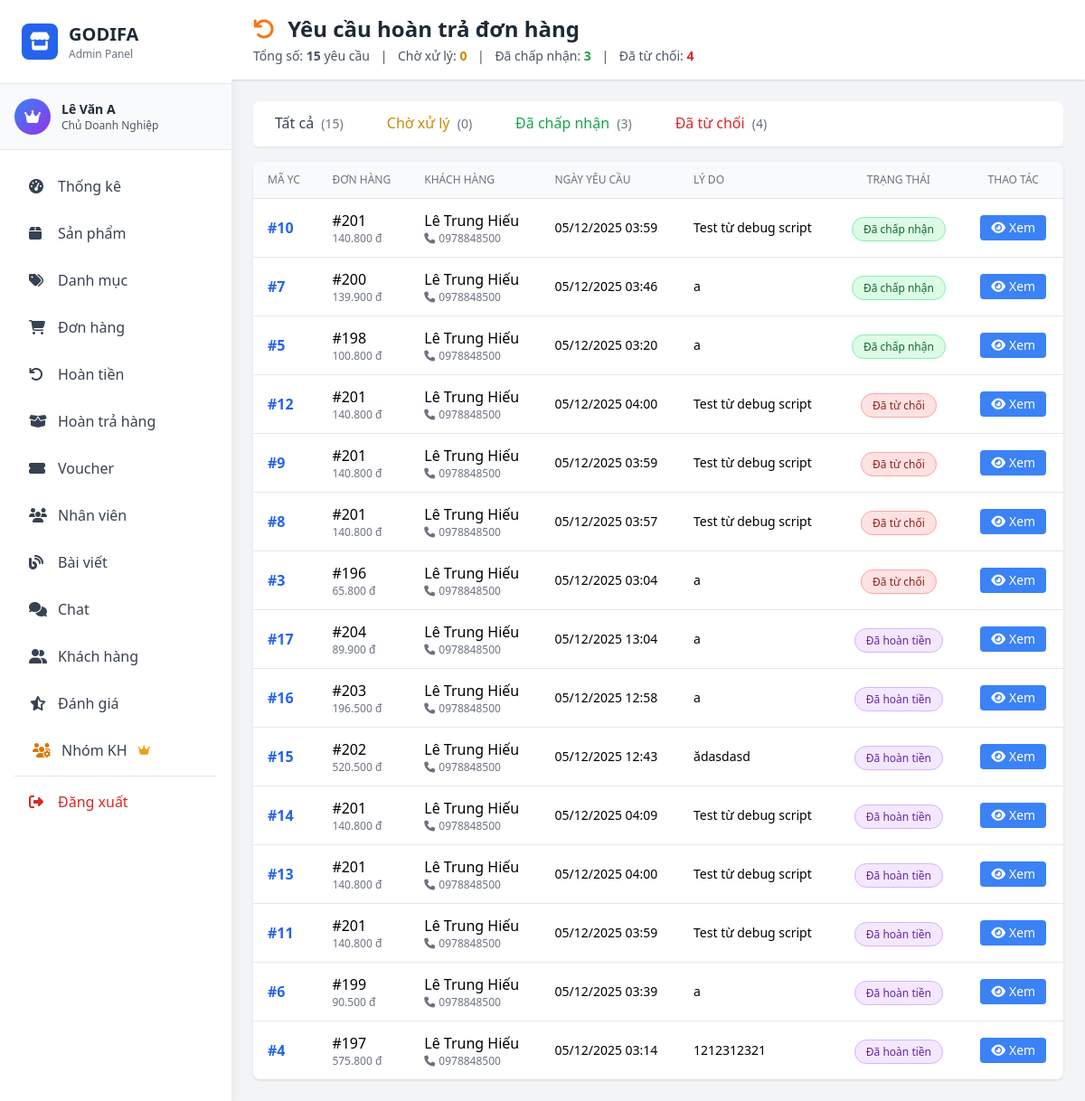
The page /admin/pages/return_requests.php (signed in) on the database its author committed.
### tables this page shows
CREATE TABLE IF NOT EXISTS `return_requests` (
  `returnID` int NOT NULL AUTO_INCREMENT,
  `orderID` int NOT NULL,
  `customerID` int NOT NULL,
  `reason` text NOT NULL COMMENT 'Lý do hoàn trả',
  `images` text COMMENT 'JSON array chứa đường dẫn ảnh chứng minh (sản phẩm lỗi, hư hỏng)',
  `accountHolder` varchar(100) DEFAULT '' COMMENT 'Tên chủ tài khoản',
  `bankAccount` varchar(20) DEFAULT '' COMMENT 'Số tài khoản',
  `bankName` varchar(100) DEFAULT '' COMMENT 'Tên ngân hàng',
  `status` enum('Chờ xử lý','Đã chấp nhận','Đã từ chối','Đã hoàn tiền') NOT NULL DEFAULT 'Chờ xử lý',
  `createdAt` datetime NOT NULL DEFAULT CURRENT_TIMESTAMP,
  `processedAt` datetime DEFAULT NULL COMMENT 'Thời điểm admin xử lý',
  `processedBy` int DEFAULT NULL COMMENT 'Admin ID người xử lý',
  `adminNote` text COMMENT 'Ghi chú của admin',
  PRIMARY KEY (`returnID`),
  KEY `idx_order` (`orderID`),
  KEY `idx_customer` (`customerID`),
  KEY `idx_status` (`status`)
);

CREATE TABLE IF NOT EXISTS `order` (
  `orderID` int NOT NULL AUTO_INCREMENT,
  `orderDate` datetime NOT NULL DEFAULT CURRENT_TIMESTAMP COMMENT 'Ngày tạo đơn (không tự động update)',
  `paymentDate` datetime DEFAULT NULL COMMENT 'Ngày thanh toán thực tế (khi webhook xác nhận thành công)',
  `paymentStatus` varchar(50) NOT NULL COMMENT 'Chờ thanh toán, Đã thanh toán, Đã hủy',
  `totalAmount` decimal(10,0) NOT NULL,
  `paymentMethod` varchar(100) NOT NULL,
  `customerID` int NOT NULL,
  `note` text COMMENT 'Ghi chú đơn hàng',
  `voucherID` int DEFAULT NULL,
  `deliveryStatus` enum('Chờ xác nhận','Đang tiến hành vận chuyển','Hoàn thành','Đã hủy','Chờ xử lý hoàn tiền','Đã hoàn tiền','Yêu cầu hoàn trả','Đang hoàn trả','Đã hoàn trả') DEFAULT 'Chờ xác nhận',
  `shippingProvider` varchar(50) DEFAULT 'GHN' COMMENT 'Đơn vị vận chuyển',
  `shippingFee` decimal(10,2) DEFAULT '0.00' COMMENT 'Phí vận chuyển',
  `cancelReason` text COMMENT 'Lý do hủy đơn hàng',
  `cancelledAt` datetime DEFAULT NULL COMMENT 'Thời gian hủy đơn',
  `cancelledBy` enum('customer','admin') DEFAULT NULL COMMENT 'Người hủy: khách hay admin',
  `transactionCode` varchar(50) DEFAULT NULL COMMENT 'Mã giao dịch duy nhất (GODIFA202511040001)',
  `qrUrl` text COMMENT 'URL QR Code thanh toán SePay',
  `qrExpiredAt` datetime DEFAULT NULL COMMENT 'Thời gian hết hạn QR (15 phút)',
  PRIMARY KEY (`orderID`),
  KEY `fk_order_user` (`customerID`),
  KEY `fk_order_voucher` (`voucherID`),
  KEY `idx_transaction_code` (`transactionCode`),
  KEY `idx_qr_expired` (`qrExpiredAt`,`paymentStatus`),
  KEY `idx_payment_date` (`paymentDate`),
  KEY `idx_cancelled` (`cancelledAt`,`cancelledBy`)
);

CREATE TABLE IF NOT EXISTS `customer` (
  `customerID` int NOT NULL AUTO_INCREMENT,
  `customerName` varchar(100) NOT NULL,
  `phone` text NOT NULL,
  `email` varchar(100) NOT NULL,
  `password` varchar(100) NOT NULL,
  `status` tinyint(1) NOT NULL DEFAULT '1' COMMENT '1=Hoạt động, 0=Đã khóa',
  `groupID` int DEFAULT NULL COMMENT 'ID nhóm khách hàng',
  `note` text COMMENT 'Ghi chú thông tin khách hàng',
  PRIMARY KEY (`customerID`),
  UNIQUE KEY `email` (`email`),
  KEY `idx_status` (`status`),
  KEY `idx_groupID` (`groupID`)
);

### admin/pages/return_requests.php (the view, shortened to what this page needs)
<?php
$conn = Database::getInstance()->getConnection();
$sql = "SELECT
            rr.*,
            o.orderID, o.orderDate, o.totalAmount, o.paymentMethod, o.deliveryStatus,
            c.customerName, c.phone, c.email,
            u.userName as adminName
        FROM return_requests rr
        INNER JOIN `order` o ON rr.orderID = o.orderID
        INNER JOIN customer c ON rr.customerID = c.customerID
        LEFT JOIN user u ON rr.processedBy = u.userID
        ORDER BY
            CASE rr.status
                WHEN 'Chờ xử lý' THEN 1
                WHEN 'Đã chấp nhận' THEN 2
                WHEN 'Đã từ chối' THEN 3
                WHEN 'Đã hoàn tiền' THEN 4
            END,
            rr.createdAt DESC";
$result = mysqli_query($conn, $sql);
$returnRequests = [];
if ($result) {
    while ($row = mysqli_fetch_assoc($result)) {
        $returnRequests[] = $row;
    }
}
$stats = [
    'total' => count($returnRequests),
    'pending' => 0,
    'approved' => 0,
    'rejected' => 0,
    'refunded' => 0
];
foreach ($returnRequests as $req) {
    switch ($req['status']) {
        case 'Đã chấp nhận':
            $stats['approved']++;
            break;
        case 'Đã từ chối':
            $stats['rejected']++;
            break;
        case 'Đã hoàn tiền':
            $stats['refunded']++;
            break;
    }
}
include __DIR__ . '/../includes/header.php';
?>
<div class="flex h-screen bg-gray-100">
    <?php include __DIR__ . '/../includes/sidebar.php'; ?>
    <div class="flex-1 overflow-y-auto ml-64">
        <div class="bg-white shadow sticky top-0 z-10">
            <div class="px-4 md:px-6 py-4">
                <h1 class="text-xl md:text-2xl font-bold text-gray-800">
                    <i class="fas fa-undo text-orange-500 mr-2"></i>
                    Yêu cầu hoàn trả đơn hàng
                </h1>
                <p class="text-sm text-gray-600 mt-1">
                    Tổng số: <strong><?php echo $stats['total']; ?></strong> yêu cầu
                    <span class="mx-2">|</span>
                    Chờ xử lý: <span class="text-yellow-600 font-semibold"><?php echo $stats['pending']; ?></span>
                    <span class="mx-2">|</span>
                    Đã chấp nhận: <span class="text-green-600 font-semibold"><?php echo $stats['approved']; ?></span>
                    <span class="mx-2">|</span>
                    Đã từ chối: <span class="text-red-600 font-semibold"><?php echo $stats['rejected']; ?></span>
                </p>
            </div>
        </div>
        <div class="p-4 md:p-6">
            <div class="bg-white rounded-lg shadow-sm mb-4">
                <div class="flex border-b overflow-x-auto">
                    <button class="filter-tab px-6 py-3 font-medium text-gray-700 hover:text-blue-600 border-b-2 border-transparent hover:border-blue-600 transition-colors active" data-status="all">
                        Tất cả <span class="ml-1 text-sm text-gray-500">(<?php echo $stats['total']; ?>)</span>
                    </button>
                    <button class="filter-tab px-6 py-3 font-medium text-yellow-600 hover:text-yellow-700 border-b-2 border-transparent hover:border-yellow-600 transition-colors" data-status="pending">
                        Chờ xử lý <span class="ml-1 text-sm text-gray-500">(<?php echo $stats['pending']; ?>)</span>
                    </button>
                    <button class="filter-tab px-6 py-3 font-medium text-green-600 hover:text-green-700 border-b-2 border-transparent hover:border-green-600 transition-colors" data-status="approved">
                        Đã chấp nhận <span class="ml-1 text-sm text-gray-500">(<?php echo $stats['approved']; ?>)</span>
                    </button>
                    <button class="filter-tab px-6 py-3 font-medium text-red-600 hover:text-red-700 border-b-2 border-transparent hover:border-red-600 transition-colors" data-status="rejected">
                        Đã từ chối <span class="ml-1 text-sm text-gray-500">(<?php echo $stats['rejected']; ?>)</span>
                    </button>
                </div>
            </div>
            <div class="bg-white rounded-lg shadow overflow-hidden">
                <table class="min-w-full divide-y divide-gray-200">
                    <thead class="bg-gray-50">
                        <tr>
                            <th class="px-4 py-3 text-left text-xs font-medium text-gray-500 uppercase">Mã YC</th>
                            <th class="px-4 py-3 text-left text-xs font-medium text-gray-500 uppercase">Đơn hàng</th>
                            <th class="px-4 py-3 text-left text-xs font-medium text-gray-500 uppercase">Khách hàng</th>
                            <th class="px-4 py-3 text-left text-xs font-medium text-gray-500 uppercase">Ngày yêu cầu</th>
                            <th class="px-4 py-3 text-left text-xs font-medium text-gray-500 uppercase">Lý do</th>
                            <th class="px-4 py-3 text-center text-xs font-medium text-gray-500 uppercase">Trạng thái</th>
                            <th class="px-4 py-3 text-center text-xs font-medium text-gray-500 uppercase">Thao tác</th>
                        </tr>
                    </thead>
                    <tbody class="bg-white divide-y divide-gray-200">
                        <?php if (empty($returnRequests)): ?>
                            <tr>
                                <td colspan="7" class="px-4 py-8 text-center text-gray-500">
                                    <i class="fas fa-inbox text-4xl mb-2"></i>
                                    <p>Chưa có yêu cầu hoàn trả nào</p>
                                </td>
                            </tr>
                        <?php else: ?>
                            <?php foreach ($returnRequests as $req):
                                $statusClass = [
                                    'Chờ xử lý' => 'bg-yellow-100 text-yellow-800 border-yellow-300',
                                    'Đã chấp nhận' => 'bg-green-100 text-green-800 border-green-300',
                                    'Đã từ chối' => 'bg-red-100 text-red-800 border-red-300',
                                    'Đã hoàn tiền' => 'bg-purple-100 text-purple-800 border-purple-300'
                                ];
                                $filterStatus = [
                                    'Chờ xử lý' => 'pending',
                                    'Đã chấp nhận' => 'approved',
                                    'Đã từ chối' => 'rejected',
                                    'Đã hoàn tiền' => 'refunded'
                                ];
                            ?>
                            <tr class="hover:bg-gray-50 return-row" data-status="<?php echo $filterStatus[$req['status']]; ?>">
                                <td class="px-4 py-3">
                                    <div class="font-semibold text-blue-600">#<?php echo $req['returnID']; ?></div>
                                </td>
                                <td class="px-4 py-3">
                                    <div class="font-medium">#<?php echo $req['orderID']; ?></div>
                                    <div class="text-xs text-gray-500">
                                        <?php echo number_format($req['totalAmount'], 0, ',', '.'); ?> đ
                                    </div>
                                </td>
                                <td class="px-4 py-3">
                                    <div class="font-medium"><?php echo htmlspecialchars($req['customerName']); ?></div>
                                    <div class="text-xs text-gray-500">
                                        <i class="fas fa-phone mr-1"></i><?php echo htmlspecialchars($req['phone']); ?>
                                    </div>
                                </td>
                                <td class="px-4 py-3">
                                    <div class="text-sm"><?php echo date('d/m/Y H:i', strtotime($req['createdAt'])); ?></div>
                                </td>
                                <td class="px-4 py-3">
                                    <div class="text-sm max-w-xs truncate" title="<?php echo htmlspecialchars($req['reason']); ?>">
                                        <?php echo htmlspecialchars($req['reason']); ?>
                                    </div>
                                </td>
                                <td class="px-4 py-3 text-center">
                                    <span class="px-3 py-1 <?php echo $statusClass[$req['status']]; ?> border rounded-full text-xs font-medium">
                                        <?php echo $req['status']; ?>
                                    </span>
                                </td>
                                <td class="px-4 py-3 text-center">
                                    <button onclick='viewReturnDetail(<?php echo json_encode($req, JSON_UNESCAPED_UNICODE); ?>)'
                                            class="px-3 py-1 bg-blue-500 text-white rounded hover:bg-blue-600 text-sm">
                                        <i class="fas fa-eye mr-1"></i>Xem
                                    </button>
                                </td>
                            </tr>
                            <?php endforeach; ?>
                        <?php endif; ?>
                    </tbody>
                </table>
            </div>
        </div>
    </div>
</div>
<?php include __DIR__ . '/../includes/footer.php'; ?>

### rows shown on the page
return_requests: returnID "10", orderID.orderID "201", orderID.totalAmount "140.800", customerID.customerName "Lê Trung Hiếu", customerID.phone "0978848500", createdAt "05/12/2025 03:59", reason "Test từ debug script", status "Đã chấp nhận"
return_requests: returnID "7", orderID.orderID "200", orderID.totalAmount "139.900", customerID.customerName "Lê Trung Hiếu", customerID.phone "0978848500", createdAt "05/12/2025 03:46", reason "a", status "Đã chấp nhận"
return_requests: returnID "5", orderID.orderID "198", orderID.totalAmount "100.800", customerID.customerName "Lê Trung Hiếu", customerID.phone "0978848500", createdAt "05/12/2025 03:20", reason "a", status "Đã chấp nhận"
return_requests: returnID "12", orderID.orderID "201", orderID.totalAmount "140.800", customerID.customerName "Lê Trung Hiếu", customerID.phone "0978848500", createdAt "05/12/2025 04:00", reason "Test từ debug script", status "Đã từ chối"
return_requests: returnID "9", orderID.orderID "201", orderID.totalAmount "140.800", customerID.customerName "Lê Trung Hiếu", customerID.phone "0978848500", createdAt "05/12/2025 03:59", reason "Test từ debug script", status "Đã từ chối"
return_requests: returnID "8", orderID.orderID "201", orderID.totalAmount "140.800", customerID.customerName "Lê Trung Hiếu", customerID.phone "0978848500", createdAt "05/12/2025 03:57", reason "Test từ debug script", status "Đã từ chối"
return_requests: returnID "3", orderID.orderID "196", orderID.totalAmount "65.800", customerID.customerName "Lê Trung Hiếu", customerID.phone "0978848500", createdAt "05/12/2025 03:04", reason "a", status "Đã từ chối"
return_requests: returnID "17", orderID.orderID "204", orderID.totalAmount "89.900", customerID.customerName "Lê Trung Hiếu", customerID.phone "0978848500", createdAt "05/12/2025 13:04", reason "a", status "Đã hoàn tiền"
return_requests: returnID "16", orderID.orderID "203", orderID.totalAmount "196.500", customerID.customerName "Lê Trung Hiếu", customerID.phone "0978848500", createdAt "05/12/2025 12:58", reason "a", status "Đã hoàn tiền"
return_requests: returnID "15", orderID.orderID "202", orderID.totalAmount "520.500", customerID.customerName "Lê Trung Hiếu", customerID.phone "0978848500", createdAt "05/12/2025 12:43", reason "ădasdasd", status "Đã hoàn tiền"
return_requests: returnID "14", orderID.orderID "201", orderID.totalAmount "140.800", customerID.customerName "Lê Trung Hiếu", customerID.phone "0978848500", createdAt "05/12/2025 04:09", reason "Test từ debug script", status "Đã hoàn tiền"
return_requests: returnID "13", orderID.orderID "201", orderID.totalAmount "140.800", customerID.customerName "Lê Trung Hiếu", customerID.phone "0978848500", createdAt "05/12/2025 04:00", reason "Test từ debug script", status "Đã hoàn tiền"
return_requests: returnID "11", orderID.orderID "201", orderID.totalAmount "140.800", customerID.customerName "Lê Trung Hiếu", customerID.phone "0978848500", createdAt "05/12/2025 03:59", reason "Test từ debug script", status "Đã hoàn tiền"
return_requests: returnID "6", orderID.orderID "199", orderID.totalAmount "90.500", customerID.customerName "Lê Trung Hiếu", customerID.phone "0978848500", createdAt "05/12/2025 03:39", reason "a", status "Đã hoàn tiền"
return_requests: returnID "4", orderID.orderID "197", orderID.totalAmount "575.800", customerID.customerName "Lê Trung Hiếu", customerID.phone "0978848500", createdAt "05/12/2025 03:14", reason "1212312321", status "Đã hoàn tiền"

### other values the page prints
$_SESSION['user_name'] "Lê Văn A"
getRoleName($_SESSION['role_id']) "Chủ Doanh Nghiệp"
$stats['total'] "15"
$stats['pending'] "0"
$stats['approved'] "3"
$stats['rejected'] "4"
